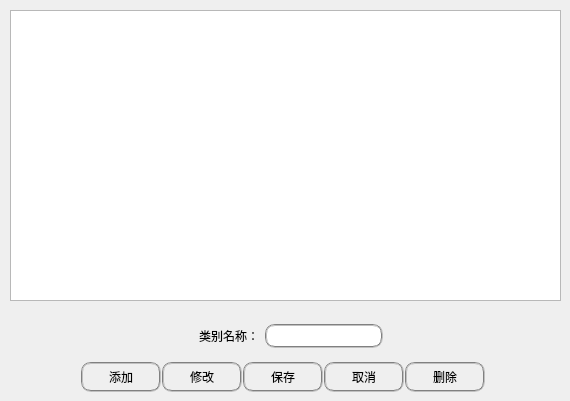
     <widget class="QWidget" name="Adjust_page">
      <widget class="QTableView" name="Adjust_tableView">
       <property name="geometry">
        <rect>
         <x>10</x>
         <y>10</y>
         <width>551</width>
         <height>291</height>
        </rect>
       </property>
      </widget>
      <widget class="QLabel" name="label_23">
       <property name="geometry">
        <rect>
         <x>199</x>
         <y>328</y>
         <width>60</width>
         <height>16</height>
        </rect>
       </property>
       <property name="styleSheet">
        <string notr="true">background:transparent</string>
       </property>
       <property name="text">
        <string>类别名称：</string>
       </property>
      </widget>
      <widget class="QLineEdit" name="Adjust_Name_lineEdit">
       <property name="geometry">
        <rect>
         <x>265</x>
         <y>324</y>
         <width>118</width>
         <height>24</height>
        </rect>
       </property>
       <property name="styleSheet">
        <string notr="true">border: 2px groove gray; border-radius: 10px; padding: 2px 4px</string>
       </property>
      </widget>
      <widget class="QPushButton" name="Add_Adjust_pushButton">
       <property name="geometry">
        <rect>
         <x>81</x>
         <y>362</y>
         <width>80</width>
         <height>30</height>
        </rect>
       </property>
       <property name="styleSheet">
        <string notr="true">border: 2px groove gray; border-radius: 10px; padding: 2px 4px</string>
       </property>
       <property name="text">
        <string>添加</string>
       </property>
      </widget>
      <widget class="QPushButton" name="Modify_Adjust_pushButton">
       <property name="geometry">
        <rect>
         <x>162</x>
         <y>362</y>
         <width>80</width>
         <height>30</height>
        </rect>
       </property>
       <property name="styleSheet">
        <string notr="true">border: 2px groove gray; border-radius: 10px; padding: 2px 4px</string>
       </property>
       <property name="text">
        <string>修改</string>
       </property>
      </widget>
      <widget class="QPushButton" name="Save_Adjust_pushButton">
       <property name="geometry">
        <rect>
         <x>243</x>
         <y>362</y>
         <width>80</width>
         <height>30</height>
        </rect>
       </property>
       <property name="styleSheet">
        <string notr="true">border: 2px groove gray; border-radius: 10px; padding: 2px 4px</string>
       </property>
       <property name="text">
        <string>保存</string>
       </property>
      </widget>
      <widget class="QPushButton" name="Cancle_Adjust_pushButton">
       <property name="geometry">
        <rect>
         <x>324</x>
         <y>362</y>
         <width>80</width>
         <height>30</height>
        </rect>
       </property>
       <property name="styleSheet">
        <string notr="true">border: 2px groove gray; border-radius: 10px; padding: 2px 4px</string>
       </property>
       <property name="text">
        <string>取消</string>
       </property>
      </widget>
      <widget class="QPushButton" name="Delete_Adjust_pushButton">
       <property name="geometry">
        <rect>
         <x>405</x>
         <y>362</y>
         <width>80</width>
         <height>30</height>
        </rect>
       </property>
       <property name="styleSheet">
        <string notr="true">border: 2px groove gray; border-radius: 10px; padding: 2px 4px</string>
       </property>
       <property name="text">
        <string>删除</string>
       </property>
      </widget>
     </widget>
